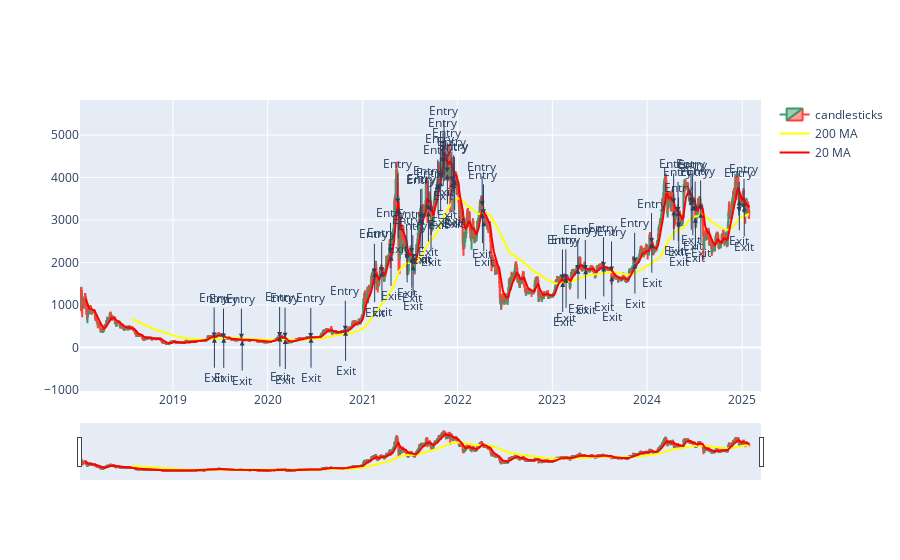

Notebook cell for this chart:
### Code cell
check_ma_200 = ta.ema(df['close'], length=200)
fig = go.Figure()

fig.add_trace(go.Candlestick(
    x=df.index,
    open=df['open'],
    high=df['high'],
    low=df['low'],
    close=df['close'],
    name='candlesticks'))

fig.add_trace(go.Scatter(x=df.index, y=indicator.long_term_ma, mode='lines',marker=dict(color='yellow',size=20), name='200 MA'))

fig.add_trace(go.Scatter(x=df.index, y=indicator.short_term_ma, mode='lines',marker=dict(color='red',size=20), name='20 MA'))

# Add annotations for trades
for i, row in trades.iterrows():
    fig.add_annotation(
        x=row['Entry Timestamp'],
        y=row['Avg Entry Price'],
        text="Entry",
        showarrow=True,
        arrowhead=2,
        ax=0,
        ay=-40
    )

for i, row in trades.iterrows():
    fig.add_annotation(
        x=row['Exit Timestamp'],
        y=row['Avg Exit Price'],
        text="Exit",
        showarrow=True,
        arrowhead=2,
        ax=0,
        ay=40
    )
# fig.add_trad(go.Scatter(x=df.index, y=entry_exit_bars['entry_time'],))
# Enable y-axis zooming
fig.update_layout(
    yaxis=dict(fixedrange=False),  # Allow y-axis zooming
    clickmode='event+select'  # Enable click events and selection events

)

### Figure 1 — Plotly figure (JSON) as saved in the notebook; plotly's stock layout.template omitted (floating-point values rounded to 4 significant figures; data arrays with more than 128 entries replaced by an {"elided": "..."} marker saying what was removed)
{"data": [{"close": {"elided": "2577 float values"}, "high": {"elided": "2577 float values"}, "low": {"elided": "2577 float values"}, "name": "candlesticks", "open": {"elided": "2577 float values"}, "type": "candlestick", "x": {"elided": "2577 str values"}}, {"marker": {"color": "yellow", "size": 20}, "mode": "lines", "name": "200 MA", "type": "scatter", "x": {"elided": "2577 str values"}, "y": {"elided": "2577 float values"}}, {"marker": {"color": "red", "size": 20}, "mode": "lines", "name": "20 MA", "type": "scatter", "x": {"elided": "2577 str values"}, "y": {"elided": "2577 float values"}}], "layout": {"annotations": [{"arrowhead": 2, "ax": 0, "ay": -40, "showarrow": true, "text": "Entry", "x": "2019-06-09T00:00:00+00:00", "y": 235.2}, {"arrowhead": 2, "ax": 0, "ay": -40, "showarrow": true, "text": "Entry", "x": "2019-07-15T00:00:00+00:00", "y": 209.9}, {"arrowhead": 2, "ax": 0, "ay": -40, "showarrow": true, "text": "Entry", "x": "2019-09-22T00:00:00+00:00", "y": 208.4}, {"arrowhead": 2, "ax": 0, "ay": -40, "showarrow": true, "text": "Entry", "x": "2020-02-16T00:00:00+00:00", "y": 249.2}, {"arrowhead": 2, "ax": 0, "ay": -40, "showarrow": true, "text": "Entry", "x": "2020-03-08T00:00:00+00:00", "y": 229.2}, {"arrowhead": 2, "ax": 0, "ay": -40, "showarrow": true, "text": "Entry", "x": "2020-06-15T00:00:00+00:00", "y": 225.5}, {"arrowhead": 2, "ax": 0, "ay": -40, "showarrow": true, "text": "Entry", "x": "2020-10-26T00:00:00+00:00", "y": 395.4}, {"arrowhead": 2, "ax": 0, "ay": -40, "showarrow": true, "text": "Entry", "x": "2021-02-15T00:00:00+00:00", "y": 1735.0}, {"arrowhead": 2, "ax": 0, "ay": -40, "showarrow": true, "text": "Entry", "x": "2021-03-15T00:00:00+00:00", "y": 1773.0}, {"arrowhead": 2, "ax": 0, "ay": -40, "showarrow": true, "text": "Entry", "x": "2021-04-18T00:00:00+00:00", "y": 2227.0}, {"arrowhead": 2, "ax": 0, "ay": -40, "showarrow": true, "text": "Entry", "x": "2021-05-16T00:00:00+00:00", "y": 3389.0}, {"arrowhead": 2, "ax": 0, "ay": -40, "showarrow": true, "text": "Entry", "x": "2021-06-20T00:00:00+00:00", "y": 2081.0}, {"arrowhead": 2, "ax": 0, "ay": -40, "showarrow": true, "text": "Entry", "x": "2021-07-08T00:00:00+00:00", "y": 2222.0}, {"arrowhead": 2, "ax": 0, "ay": -40, "showarrow": true, "text": "Entry", "x": "2021-07-13T00:00:00+00:00", "y": 1939.0}, {"arrowhead": 2, "ax": 0, "ay": -40, "showarrow": true, "text": "Entry", "x": "2021-08-12T00:00:00+00:00", "y": 3019.0}, {"arrowhead": 2, "ax": 0, "ay": -40, "showarrow": true, "text": "Entry", "x": "2021-08-17T00:00:00+00:00", "y": 3037.0}, {"arrowhead": 2, "ax": 0, "ay": -40, "showarrow": true, "text": "Entry", "x": "2021-09-10T00:00:00+00:00", "y": 3224.0}, {"arrowhead": 2, "ax": 0, "ay": -40, "showarrow": true, "text": "Entry", "x": "2021-09-20T00:00:00+00:00", "y": 3183.0}, {"arrowhead": 2, "ax": 0, "ay": -40, "showarrow": true, "text": "Entry", "x": "2021-10-17T00:00:00+00:00", "y": 3716.0}, {"arrowhead": 2, "ax": 0, "ay": -40, "showarrow": true, "text": "Entry", "x": "2021-10-27T00:00:00+00:00", "y": 3989.0}, {"arrowhead": 2, "ax": 0, "ay": -40, "showarrow": true, "text": "Entry", "x": "2021-11-06T00:00:00+00:00", "y": 4351.0}, {"arrowhead": 2, "ax": 0, "ay": -40, "showarrow": true, "text": "Entry", "x": "2021-11-10T00:00:00+00:00", "y": 4636.0}, {"arrowhead": 2, "ax": 0, "ay": -40, "showarrow": true, "text": "Entry", "x": "2021-11-22T00:00:00+00:00", "y": 4119.0}, {"arrowhead": 2, "ax": 0, "ay": -40, "showarrow": true, "text": "Entry", "x": "2021-12-10T00:00:00+00:00", "y": 3904.0}, {"arrowhead": 2, "ax": 0, "ay": -40, "showarrow": true, "text": "Entry", "x": "2021-12-17T00:00:00+00:00", "y": 3818.0}, {"arrowhead": 2, "ax": 0, "ay": -40, "showarrow": true, "text": "Entry", "x": "2021-12-20T00:00:00+00:00", "y": 3777.0}, {"arrowhead": 2, "ax": 0, "ay": -40, "showarrow": true, "text": "Entry", "x": "2022-04-06T00:00:00+00:00", "y": 3325.0}, {"arrowhead": 2, "ax": 0, "ay": -40, "showarrow": true, "text": "Entry", "x": "2022-04-11T00:00:00+00:00", "y": 3133.0}, {"arrowhead": 2, "ax": 0, "ay": -40, "showarrow": true, "text": "Entry", "x": "2023-02-09T00:00:00+00:00", "y": 1602.0}, {"arrowhead": 2, "ax": 0, "ay": -40, "showarrow": true, "text": "Entry", "x": "2023-02-22T00:00:00+00:00", "y": 1603.0}, {"arrowhead": 2, "ax": 0, "ay": -40, "showarrow": true, "text": "Entry", "x": "2023-04-09T00:00:00+00:00", "y": 1826.0}, {"arrowhead": 2, "ax": 0, "ay": -40, "showarrow": true, "text": "Entry", "x": "2023-05-08T00:00:00+00:00", "y": 1825.0}, {"arrowhead": 2, "ax": 0, "ay": -40, "showarrow": true, "text": "Entry", "x": "2023-07-17T00:00:00+00:00", "y": 1890.0}, {"arrowhead": 2, "ax": 0, "ay": -40, "showarrow": true, "text": "Entry", "x": "2023-08-17T00:00:00+00:00", "y": 1789.0}, {"arrowhead": 2, "ax": 0, "ay": -40, "showarrow": true, "text": "Entry", "x": "2023-11-14T00:00:00+00:00", "y": 1993.0}, {"arrowhead": 2, "ax": 0, "ay": -40, "showarrow": true, "text": "Entry", "x": "2024-01-18T00:00:00+00:00", "y": 2457.0}, {"arrowhead": 2, "ax": 0, "ay": -40, "showarrow": true, "text": "Entry", "x": "2024-04-12T00:00:00+00:00", "y": 3390.0}, {"arrowhead": 2, "ax": 0, "ay": -40, "showarrow": true, "text": "Entry", "x": "2024-04-29T00:00:00+00:00", "y": 3189.0}, {"arrowhead": 2, "ax": 0, "ay": -40, "showarrow": true, "text": "Entry", "x": "2024-05-01T00:00:00+00:00", "y": 2823.0}, {"arrowhead": 2, "ax": 0, "ay": -40, "showarrow": true, "text": "Entry", "x": "2024-06-18T00:00:00+00:00", "y": 3399.0}, {"arrowhead": 2, "ax": 0, "ay": -40, "showarrow": true, "text": "Entry", "x": "2024-06-24T00:00:00+00:00", "y": 3361.0}, {"arrowhead": 2, "ax": 0, "ay": -40, "showarrow": true, "text": "Entry", "x": "2024-07-04T00:00:00+00:00", "y": 3200.0}, {"arrowhead": 2, "ax": 0, "ay": -40, "showarrow": true, "text": "Entry", "x": "2024-07-25T00:00:00+00:00", "y": 3222.0}, {"arrowhead": 2, "ax": 0, "ay": -40, "showarrow": true, "text": "Entry", "x": "2024-12-20T00:00:00+00:00", "y": 3188.0}, {"arrowhead": 2, "ax": 0, "ay": -40, "showarrow": true, "text": "Entry", "x": "2025-01-08T00:00:00+00:00", "y": 3265.0}, {"arrowhead": 2, "ax": 0, "ay": 40, "showarrow": true, "text": "Exit", "x": "2019-06-10T00:00:00+00:00", "y": 230.6}, {"arrowhead": 2, "ax": 0, "ay": 40, "showarrow": true, "text": "Exit", "x": "2019-07-16T00:00:00+00:00", "y": 227.9}, {"arrowhead": 2, "ax": 0, "ay": 40, "showarrow": true, "text": "Exit", "x": "2019-09-25T00:00:00+00:00", "y": 165.4}, {"arrowhead": 2, "ax": 0, "ay": 40, "showarrow": true, "text": "Exit", "x": "2020-02-17T00:00:00+00:00", "y": 258.7}, {"arrowhead": 2, "ax": 0, "ay": 40, "showarrow": true, "text": "Exit", "x": "2020-03-09T00:00:00+00:00", "y": 199.0}, {"arrowhead": 2, "ax": 0, "ay": 40, "showarrow": true, "text": "Exit", "x": "2020-06-16T00:00:00+00:00", "y": 230.4}, {"arrowhead": 2, "ax": 0, "ay": 40, "showarrow": true, "text": "Exit", "x": "2020-10-27T00:00:00+00:00", "y": 391.9}, {"arrowhead": 2, "ax": 0, "ay": 40, "showarrow": true, "text": "Exit", "x": "2021-02-16T00:00:00+00:00", "y": 1775.0}, {"arrowhead": 2, "ax": 0, "ay": 40, "showarrow": true, "text": "Exit", "x": "2021-03-16T00:00:00+00:00", "y": 1790.0}, {"arrowhead": 2, "ax": 0, "ay": 40, "showarrow": true, "text": "Exit", "x": "2021-04-20T00:00:00+00:00", "y": 2157.0}, {"arrowhead": 2, "ax": 0, "ay": 40, "showarrow": true, "text": "Exit", "x": "2021-05-18T00:00:00+00:00", "y": 3275.0}, {"arrowhead": 2, "ax": 0, "ay": 40, "showarrow": true, "text": "Exit", "x": "2021-06-21T00:00:00+00:00", "y": 2239.0}, {"arrowhead": 2, "ax": 0, "ay": 40, "showarrow": true, "text": "Exit", "x": "2021-07-09T00:00:00+00:00", "y": 2112.0}, {"arrowhead": 2, "ax": 0, "ay": 40, "showarrow": true, "text": "Exit", "x": "2021-07-14T00:00:00+00:00", "y": 1936.0}, {"arrowhead": 2, "ax": 0, "ay": 40, "showarrow": true, "text": "Exit", "x": "2021-08-13T00:00:00+00:00", "y": 3040.0}, {"arrowhead": 2, "ax": 0, "ay": 40, "showarrow": true, "text": "Exit", "x": "2021-08-19T00:00:00+00:00", "y": 3009.0}, {"arrowhead": 2, "ax": 0, "ay": 40, "showarrow": true, "text": "Exit", "x": "2021-09-11T00:00:00+00:00", "y": 3202.0}, {"arrowhead": 2, "ax": 0, "ay": 40, "showarrow": true, "text": "Exit", "x": "2021-09-21T00:00:00+00:00", "y": 2971.0}, {"arrowhead": 2, "ax": 0, "ay": 40, "showarrow": true, "text": "Exit", "x": "2021-10-18T00:00:00+00:00", "y": 3839.0}, {"arrowhead": 2, "ax": 0, "ay": 40, "showarrow": true, "text": "Exit", "x": "2021-10-28T00:00:00+00:00", "y": 3914.0}, {"arrowhead": 2, "ax": 0, "ay": 40, "showarrow": true, "text": "Exit", "x": "2021-11-07T00:00:00+00:00", "y": 4509.0}, {"arrowhead": 2, "ax": 0, "ay": 40, "showarrow": true, "text": "Exit", "x": "2021-11-11T00:00:00+00:00", "y": 4621.0}, {"arrowhead": 2, "ax": 0, "ay": 40, "showarrow": true, "text": "Exit", "x": "2021-11-23T00:00:00+00:00", "y": 4078.0}, {"arrowhead": 2, "ax": 0, "ay": 40, "showarrow": true, "text": "Exit", "x": "2021-12-11T00:00:00+00:00", "y": 3890.0}, {"arrowhead": 2, "ax": 0, "ay": 40, "showarrow": true, "text": "Exit", "x": "2021-12-18T00:00:00+00:00", "y": 3867.0}, {"arrowhead": 2, "ax": 0, "ay": 40, "showarrow": true, "text": "Exit", "x": "2021-12-21T00:00:00+00:00", "y": 3936.0}, {"arrowhead": 2, "ax": 0, "ay": 40, "showarrow": true, "text": "Exit", "x": "2022-04-07T00:00:00+00:00", "y": 3161.0}, {"arrowhead": 2, "ax": 0, "ay": 40, "showarrow": true, "text": "Exit", "x": "2022-04-12T00:00:00+00:00", "y": 2974.0}, {"arrowhead": 2, "ax": 0, "ay": 40, "showarrow": true, "text": "Exit", "x": "2023-02-10T00:00:00+00:00", "y": 1542.0}, {"arrowhead": 2, "ax": 0, "ay": 40, "showarrow": true, "text": "Exit", "x": "2023-02-23T00:00:00+00:00", "y": 1640.0}, {"arrowhead": 2, "ax": 0, "ay": 40, "showarrow": true, "text": "Exit", "x": "2023-04-10T00:00:00+00:00", "y": 1855.0}, {"arrowhead": 2, "ax": 0, "ay": 40, "showarrow": true, "text": "Exit", "x": "2023-05-09T00:00:00+00:00", "y": 1844.0}, {"arrowhead": 2, "ax": 0, "ay": 40, "showarrow": true, "text": "Exit", "x": "2023-07-18T00:00:00+00:00", "y": 1907.0}, {"arrowhead": 2, "ax": 0, "ay": 40, "showarrow": true, "text": "Exit", "x": "2023-08-18T00:00:00+00:00", "y": 1678.0}, {"arrowhead": 2, "ax": 0, "ay": 40, "showarrow": true, "text": "Exit", "x": "2023-11-15T00:00:00+00:00", "y": 1975.0}, {"arrowhead": 2, "ax": 0, "ay": 40, "showarrow": true, "text": "Exit", "x": "2024-01-19T00:00:00+00:00", "y": 2466.0}, {"arrowhead": 2, "ax": 0, "ay": 40, "showarrow": true, "text": "Exit", "x": "2024-04-13T00:00:00+00:00", "y": 3231.0}, {"arrowhead": 2, "ax": 0, "ay": 40, "showarrow": true, "text": "Exit", "x": "2024-04-30T00:00:00+00:00", "y": 3211.0}, {"arrowhead": 2, "ax": 0, "ay": 40, "showarrow": true, "text": "Exit", "x": "2024-05-02T00:00:00+00:00", "y": 2966.0}, {"arrowhead": 2, "ax": 0, "ay": 40, "showarrow": true, "text": "Exit", "x": "2024-06-19T00:00:00+00:00", "y": 3477.0}, {"arrowhead": 2, "ax": 0, "ay": 40, "showarrow": true, "text": "Exit", "x": "2024-06-25T00:00:00+00:00", "y": 3346.0}, {"arrowhead": 2, "ax": 0, "ay": 40, "showarrow": true, "text": "Exit", "x": "2024-07-05T00:00:00+00:00", "y": 3054.0}, {"arrowhead": 2, "ax": 0, "ay": 40, "showarrow": true, "text": "Exit", "x": "2024-07-26T00:00:00+00:00", "y": 3169.0}, {"arrowhead": 2, "ax": 0, "ay": 40, "showarrow": true, "text": "Exit", "x": "2024-12-21T00:00:00+00:00", "y": 3465.0}, {"arrowhead": 2, "ax": 0, "ay": 40, "showarrow": true, "text": "Exit", "x": "2025-01-09T00:00:00+00:00", "y": 3321.0}], "clickmode": "event+select", "yaxis": {"fixedrange": false}}}
